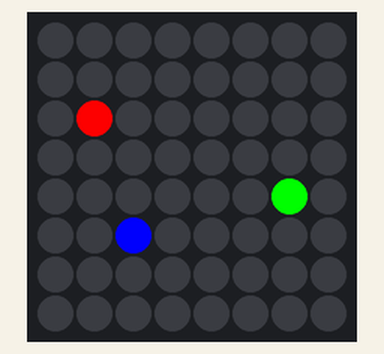
Simulated run of this program. Board: Raspberry Pi (BCM pin numbers) with a Sense HAT. Shown: the Sense HAT's 8×8 RGB LED matrix. At 0.0 s the program stops and its outputs stay as they are.

Above: at 0.1 s.

The program:

setPixel.py
```python
from sense_hat import SenseHat
sense = SenseHat()
sense.clear()
farbe_rot = [255,0,0]
farbe_blau = [0,0,255]
farbe_gruen = [0,255,0]
sense.set_pixel(1,2,farbe_rot)
sense.set_pixel(6,4,farbe_gruen)
sense.set_pixel(2,5,farbe_blau)
```
